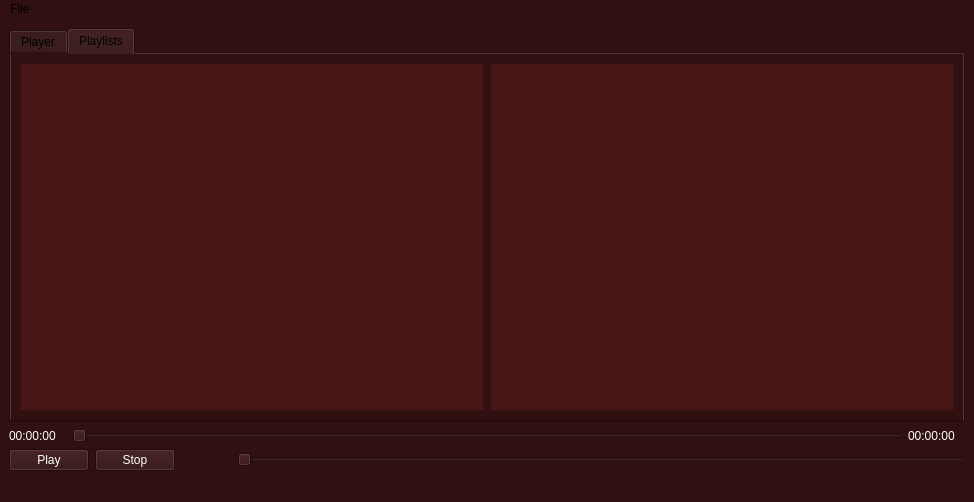
<?xml version="1.0" encoding="UTF-8"?>
<ui version="4.0">
 <class>MainWindow</class>
 <widget class="QMainWindow" name="MainWindow">
  <property name="geometry">
   <rect>
    <x>0</x>
    <y>0</y>
    <width>974</width>
    <height>502</height>
   </rect>
  </property>
  <property name="windowTitle">
   <string>MainWindow</string>
  </property>
  <property name="autoFillBackground">
   <bool>false</bool>
  </property>
  <property name="styleSheet">
   <string notr="true">background-color:#301010;</string>
  </property>
  <widget class="QWidget" name="centralwidget">
   <layout class="QHBoxLayout" name="horizontalLayout">
    <item>
     <layout class="QHBoxLayout" name="horizontalLayout_2">
      <item>
       <layout class="QVBoxLayout" name="verticalLayout">
        <item>
         <widget class="QTabWidget" name="tabWidget">
          <property name="currentIndex">
           <number>1</number>
          </property>
          <widget class="QWidget" name="frameTab">
           <attribute name="title">
            <string>Player</string>
           </attribute>
           <layout class="QHBoxLayout" name="horizontalLayout_3">
            <item>
             <layout class="QHBoxLayout" name="framelayout">
              <item>
               <widget class="QFrame" name="videoframe">
                <property name="frameShape">
                 <enum>QFrame::StyledPanel</enum>
                </property>
                <property name="frameShadow">
                 <enum>QFrame::Raised</enum>
                </property>
               </widget>
              </item>
             </layout>
            </item>
           </layout>
          </widget>
          <widget class="QWidget" name="playlistTab">
           <attribute name="title">
            <string>Playlists</string>
           </attribute>
           <layout class="QHBoxLayout" name="horizontalLayout_5">
            <item>
             <layout class="QHBoxLayout" name="horizontalLayout_7">
              <item>
               <widget class="QTableWidget" name="playlistTable">
                <property name="sizeIncrement">
                 <size>
                  <width>100</width>
                  <height>0</height>
                 </size>
                </property>
                <property name="styleSheet">
                 <string notr="true">background-color:#481616; color:white</string>
                </property>
                <property name="editTriggers">
                 <set>QAbstractItemView::NoEditTriggers</set>
                </property>
                <attribute name="verticalHeaderVisible">
                 <bool>false</bool>
                </attribute>
               </widget>
              </item>
              <item>
               <widget class="QTableWidget" name="musicTable">
                <property name="styleSheet">
                 <string notr="true">background-color:#481616; color:white</string>
                </property>
                <property name="editTriggers">
                 <set>QAbstractItemView::NoEditTriggers</set>
                </property>
                <attribute name="verticalHeaderVisible">
                 <bool>false</bool>
                </attribute>
               </widget>
              </item>
             </layout>
            </item>
           </layout>
          </widget>
         </widget>
        </item>
        <item>
         <layout class="QVBoxLayout" name="verticalLayout_2">
          <item>
           <layout class="QHBoxLayout" name="horizontalLayout_8">
            <item>
             <widget class="QLabel" name="currentTime">
              <property name="minimumSize">
               <size>
                <width>57</width>
                <height>0</height>
               </size>
              </property>
              <property name="maximumSize">
               <size>
                <width>57</width>
                <height>16777215</height>
               </size>
              </property>
              <property name="styleSheet">
               <string notr="true">color:white</string>
              </property>
              <property name="text">
               <string>00:00:00</string>
              </property>
             </widget>
            </item>
            <item>
             <widget class="QSlider" name="positionSlider">
              <property name="orientation">
               <enum>Qt::Horizontal</enum>
              </property>
             </widget>
            </item>
            <item>
             <widget class="QLabel" name="totalTime">
              <property name="minimumSize">
               <size>
                <width>57</width>
                <height>0</height>
               </size>
              </property>
              <property name="maximumSize">
               <size>
                <width>57</width>
                <height>16777215</height>
               </size>
              </property>
              <property name="styleSheet">
               <string notr="true">color:white</string>
              </property>
              <property name="text">
               <string>00:00:00</string>
              </property>
             </widget>
            </item>
           </layout>
          </item>
          <item>
           <layout class="QHBoxLayout" name="horizontalLayout_4">
            <item>
             <widget class="QPushButton" name="playButton">
              <property name="minimumSize">
               <size>
                <width>80</width>
                <height>0</height>
               </size>
              </property>
              <property name="maximumSize">
               <size>
                <width>80</width>
                <height>16777215</height>
               </size>
              </property>
              <property name="styleSheet">
               <string notr="true">color:white</string>
              </property>
              <property name="text">
               <string>Play</string>
              </property>
             </widget>
            </item>
            <item>
             <widget class="QPushButton" name="stopButton">
              <property name="minimumSize">
               <size>
                <width>80</width>
                <height>0</height>
               </size>
              </property>
              <property name="maximumSize">
               <size>
                <width>80</width>
                <height>16777215</height>
               </size>
              </property>
              <property name="styleSheet">
               <string notr="true">color:white</string>
              </property>
              <property name="text">
               <string>Stop</string>
              </property>
             </widget>
            </item>
            <item>
             <widget class="QLabel" name="label_2">
              <property name="enabled">
               <bool>true</bool>
              </property>
              <property name="sizePolicy">
               <sizepolicy hsizetype="Fixed" vsizetype="Fixed">
                <horstretch>0</horstretch>
                <verstretch>0</verstretch>
               </sizepolicy>
              </property>
              <property name="minimumSize">
               <size>
                <width>50</width>
                <height>0</height>
               </size>
              </property>
              <property name="text">
               <string/>
              </property>
             </widget>
            </item>
            <item>
             <widget class="QSlider" name="volumeSlider">
              <property name="minimumSize">
               <size>
                <width>50</width>
                <height>0</height>
               </size>
              </property>
              <property name="maximumSize">
               <size>
                <width>16777215</width>
                <height>16777215</height>
               </size>
              </property>
              <property name="orientation">
               <enum>Qt::Horizontal</enum>
              </property>
             </widget>
            </item>
           </layout>
          </item>
         </layout>
        </item>
       </layout>
      </item>
     </layout>
    </item>
   </layout>
  </widget>
  <widget class="QMenuBar" name="menubar">
   <property name="geometry">
    <rect>
     <x>0</x>
     <y>0</y>
     <width>974</width>
     <height>22</height>
    </rect>
   </property>
   <widget class="QMenu" name="menuFile">
    <property name="title">
     <string>File</string>
    </property>
    <addaction name="actionOpen"/>
    <addaction name="separator"/>
    <addaction name="actionAddPlaylist"/>
    <addaction name="separator"/>
    <addaction name="actionAddMedia"/>
    <addaction name="separator"/>
    <addaction name="actionOpenDownloader"/>
    <addaction name="separator"/>
    <addaction name="actionExit"/>
   </widget>
   <addaction name="menuFile"/>
  </widget>
  <widget class="QStatusBar" name="statusbar"/>
  <action name="actionOpen">
   <property name="text">
    <string>Open</string>
   </property>
  </action>
  <action name="actionAddPlaylist">
   <property name="text">
    <string>Add playlist</string>
   </property>
  </action>
  <action name="actionAddMedia">
   <property name="text">
    <string>Add music from file or url</string>
   </property>
  </action>
  <action name="actionAddMusicFromYoutube">
   <property name="text">
    <string>Add music from Youtube</string>
   </property>
  </action>
  <action name="actionAddMusicFromSoundcloud">
   <property name="text">
    <string>Add music from Soundcloud</string>
   </property>
  </action>
  <action name="actionExit">
   <property name="text">
    <string>Exit</string>
   </property>
  </action>
  <action name="actionOpenDownloader">
   <property name="text">
    <string>Open downloader</string>
   </property>
  </action>
 </widget>
 <resources/>
 <connections/>
</ui>
